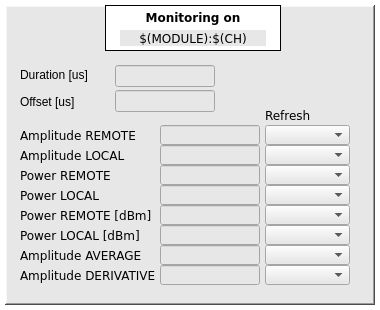
<?xml version="1.0" encoding="UTF-8"?>
<ui version="4.0">
 <class>MainWindow</class>
 <widget class="QMainWindow" name="MainWindow">
  <property name="geometry">
   <rect>
    <x>0</x>
    <y>0</y>
    <width>380</width>
    <height>310</height>
   </rect>
  </property>
  <property name="font">
   <font>
    <family>DejaVu Sans</family>
   </font>
  </property>
  <property name="windowTitle">
   <string>$(MODULE)</string>
  </property>
  <property name="styleSheet">
   <string notr="true">background-color: rgb(255, 255, 255);</string>
  </property>
  <property name="Title" stdset="0">
   <string>$(MODULE) monitoring</string>
  </property>
  <widget class="QWidget" name="centralwidget">
   <widget class="caFrame" name="caframe_6">
    <property name="geometry">
     <rect>
      <x>5</x>
      <y>5</y>
      <width>370</width>
      <height>300</height>
     </rect>
    </property>
    <property name="font">
     <font>
      <family>DejaVu Sans</family>
     </font>
    </property>
    <property name="styleSheet">
     <string notr="true">background-color: rgb(231, 231, 231);</string>
    </property>
    <property name="frameShape">
     <enum>QFrame::WinPanel</enum>
    </property>
    <property name="frameShadow">
     <enum>QFrame::Raised</enum>
    </property>
    <property name="lineWidth">
     <number>1</number>
    </property>
    <property name="midLineWidth">
     <number>1</number>
    </property>
    <property name="background">
     <color>
      <red>0</red>
      <green>0</green>
      <blue>0</blue>
     </color>
    </property>
    <property name="backgroundMode">
     <enum>caFrame::Filled</enum>
    </property>
    <widget class="QLabel" name="label_31">
     <property name="geometry">
      <rect>
       <x>100</x>
       <y>0</y>
       <width>176</width>
       <height>46</height>
      </rect>
     </property>
     <property name="font">
      <font>
       <family>DejaVu Sans</family>
       <weight>75</weight>
       <bold>true</bold>
      </font>
     </property>
     <property name="styleSheet">
      <string notr="true">background-color: rgb(255, 255, 255);</string>
     </property>
     <property name="frameShape">
      <enum>QFrame::Box</enum>
     </property>
     <property name="text">
      <string>Monitoring on</string>
     </property>
     <property name="alignment">
      <set>Qt::AlignHCenter|Qt::AlignTop</set>
     </property>
    </widget>
    <widget class="caLabel" name="calabel_2">
     <property name="geometry">
      <rect>
       <x>115</x>
       <y>25</y>
       <width>146</width>
       <height>16</height>
      </rect>
     </property>
     <property name="font">
      <font>
       <family>DejaVu Sans</family>
       <pointsize>9</pointsize>
      </font>
     </property>
     <property name="text">
      <string>$(MODULE):$(CH)</string>
     </property>
     <property name="alignment">
      <set>Qt::AlignCenter</set>
     </property>
     <property name="background">
      <color>
       <red>255</red>
       <green>255</green>
       <blue>255</blue>
      </color>
     </property>
    </widget>
    <widget class="caMenu" name="camenu_11">
     <property name="geometry">
      <rect>
       <x>260</x>
       <y>240</y>
       <width>85</width>
       <height>20</height>
      </rect>
     </property>
     <property name="font">
      <font>
       <family>DejaVu Sans</family>
       <pointsize>9</pointsize>
      </font>
     </property>
     <property name="channel" stdset="0">
      <string notr="true">$(MODULE):$(CH):amp_average_s.SCAN</string>
     </property>
    </widget>
    <widget class="caMenu" name="camenu_12">
     <property name="geometry">
      <rect>
       <x>260</x>
       <y>180</y>
       <width>85</width>
       <height>20</height>
      </rect>
     </property>
     <property name="font">
      <font>
       <family>DejaVu Sans</family>
       <pointsize>9</pointsize>
      </font>
     </property>
     <property name="channel" stdset="0">
      <string notr="true">$(MODULE):$(CH):power_local_s.SCAN</string>
     </property>
    </widget>
    <widget class="QLabel" name="label_55">
     <property name="geometry">
      <rect>
       <x>15</x>
       <y>180</y>
       <width>136</width>
       <height>20</height>
      </rect>
     </property>
     <property name="font">
      <font>
       <family>DejaVu Sans</family>
       <pointsize>9</pointsize>
      </font>
     </property>
     <property name="text">
      <string>Power LOCAL</string>
     </property>
     <property name="alignment">
      <set>Qt::AlignLeading|Qt::AlignLeft|Qt::AlignVCenter</set>
     </property>
    </widget>
    <widget class="caLineEdit" name="calineedit_11">
     <property name="geometry">
      <rect>
       <x>155</x>
       <y>220</y>
       <width>100</width>
       <height>20</height>
      </rect>
     </property>
     <property name="styleSheet">
      <string notr="true">caTextEntry,caLineEdit {background-color: rgba(255, 255, 255, 255); color: rgba(0, 0, 0, 255); border-radius: 1px;} caLineEdit {border: 0px; border-style:outset; padding: 0px 0px 0px 2px; border-color: rgba(0, 0, 0, 255) rgba(0, 0, 0, 255)  rgba(0, 0, 0, 255) rgba(0, 0, 0, 255);} caTextEntry { border: 2px; padding: 0px;} caTextEntry {border-style:inset; border-color: rgba(127, 127, 127, 255) rgba(255, 255, 255, 255)  rgba(255, 255, 255, 255) rgba(127, 127, 127, 255);} caTextEntry:focus {padding: 0px; border: 2px groove rgba(255, 0, 0, 255); border-radius: 1px;} </string>
     </property>
     <property name="alignment">
      <set>Qt::AlignRight|Qt::AlignTrailing|Qt::AlignVCenter</set>
     </property>
     <property name="channel" stdset="0">
      <string notr="true">$(MODULE):$(CH):power_local_s.PWR_DBM</string>
     </property>
     <property name="background">
      <color>
       <red>255</red>
       <green>255</green>
       <blue>255</blue>
      </color>
     </property>
     <property name="colorMode">
      <enum>caLineEdit::Static</enum>
     </property>
     <property name="precision">
      <number>3</number>
     </property>
     <property name="precisionMode">
      <enum>caLineEdit::User</enum>
     </property>
    </widget>
    <widget class="caMenu" name="camenu_15">
     <property name="geometry">
      <rect>
       <x>260</x>
       <y>140</y>
       <width>85</width>
       <height>20</height>
      </rect>
     </property>
     <property name="font">
      <font>
       <family>DejaVu Sans</family>
       <pointsize>9</pointsize>
      </font>
     </property>
     <property name="channel" stdset="0">
      <string notr="true">$(MODULE):$(CH):amplitude_s.SCAN</string>
     </property>
    </widget>
    <widget class="caLineEdit" name="calineedit_10">
     <property name="geometry">
      <rect>
       <x>155</x>
       <y>200</y>
       <width>100</width>
       <height>20</height>
      </rect>
     </property>
     <property name="styleSheet">
      <string notr="true">caTextEntry,caLineEdit {background-color: rgba(255, 255, 255, 255); color: rgba(0, 0, 0, 255); border-radius: 1px;} caLineEdit {border: 0px; border-style:outset; padding: 0px 0px 0px 2px; border-color: rgba(0, 0, 0, 255) rgba(0, 0, 0, 255)  rgba(0, 0, 0, 255) rgba(0, 0, 0, 255);} caTextEntry { border: 2px; padding: 0px;} caTextEntry {border-style:inset; border-color: rgba(127, 127, 127, 255) rgba(255, 255, 255, 255)  rgba(255, 255, 255, 255) rgba(127, 127, 127, 255);} caTextEntry:focus {padding: 0px; border: 2px groove rgba(255, 0, 0, 255); border-radius: 1px;} </string>
     </property>
     <property name="alignment">
      <set>Qt::AlignRight|Qt::AlignTrailing|Qt::AlignVCenter</set>
     </property>
     <property name="channel" stdset="0">
      <string notr="true">$(MODULE):$(CH):power_remote_s.PWR_DBM</string>
     </property>
     <property name="background">
      <color>
       <red>255</red>
       <green>255</green>
       <blue>255</blue>
      </color>
     </property>
     <property name="colorMode">
      <enum>caLineEdit::Static</enum>
     </property>
     <property name="precision">
      <number>3</number>
     </property>
     <property name="precisionMode">
      <enum>caLineEdit::User</enum>
     </property>
    </widget>
    <widget class="QLabel" name="label_47">
     <property name="geometry">
      <rect>
       <x>15</x>
       <y>140</y>
       <width>136</width>
       <height>20</height>
      </rect>
     </property>
     <property name="font">
      <font>
       <family>DejaVu Sans</family>
       <pointsize>9</pointsize>
      </font>
     </property>
     <property name="text">
      <string>Amplitude LOCAL</string>
     </property>
     <property name="alignment">
      <set>Qt::AlignLeading|Qt::AlignLeft|Qt::AlignVCenter</set>
     </property>
    </widget>
    <widget class="QLabel" name="label_61">
     <property name="geometry">
      <rect>
       <x>15</x>
       <y>220</y>
       <width>136</width>
       <height>20</height>
      </rect>
     </property>
     <property name="font">
      <font>
       <family>DejaVu Sans</family>
       <pointsize>9</pointsize>
      </font>
     </property>
     <property name="text">
      <string>Power LOCAL [dBm]</string>
     </property>
     <property name="alignment">
      <set>Qt::AlignLeading|Qt::AlignLeft|Qt::AlignVCenter</set>
     </property>
    </widget>
    <widget class="caLineEdit" name="calineedit_13">
     <property name="geometry">
      <rect>
       <x>155</x>
       <y>240</y>
       <width>100</width>
       <height>20</height>
      </rect>
     </property>
     <property name="styleSheet">
      <string notr="true">caTextEntry,caLineEdit {background-color: rgba(255, 255, 255, 255); color: rgba(0, 0, 0, 255); border-radius: 1px;} caLineEdit {border: 0px; border-style:outset; padding: 0px 0px 0px 2px; border-color: rgba(0, 0, 0, 255) rgba(0, 0, 0, 255)  rgba(0, 0, 0, 255) rgba(0, 0, 0, 255);} caTextEntry { border: 2px; padding: 0px;} caTextEntry {border-style:inset; border-color: rgba(127, 127, 127, 255) rgba(255, 255, 255, 255)  rgba(255, 255, 255, 255) rgba(127, 127, 127, 255);} caTextEntry:focus {padding: 0px; border: 2px groove rgba(255, 0, 0, 255); border-radius: 1px;} </string>
     </property>
     <property name="alignment">
      <set>Qt::AlignRight|Qt::AlignTrailing|Qt::AlignVCenter</set>
     </property>
     <property name="channel" stdset="0">
      <string notr="true">$(MODULE):$(CH):amp_average_s.AVERAGE</string>
     </property>
     <property name="background">
      <color>
       <red>255</red>
       <green>255</green>
       <blue>255</blue>
      </color>
     </property>
     <property name="colorMode">
      <enum>caLineEdit::Static</enum>
     </property>
     <property name="precision">
      <number>3</number>
     </property>
     <property name="precisionMode">
      <enum>caLineEdit::User</enum>
     </property>
    </widget>
    <widget class="caLineEdit" name="calineedit_14">
     <property name="geometry">
      <rect>
       <x>155</x>
       <y>180</y>
       <width>100</width>
       <height>20</height>
      </rect>
     </property>
     <property name="styleSheet">
      <string notr="true">caTextEntry,caLineEdit {background-color: rgba(255, 255, 255, 255); color: rgba(0, 0, 0, 255); border-radius: 1px;} caLineEdit {border: 0px; border-style:outset; padding: 0px 0px 0px 2px; border-color: rgba(0, 0, 0, 255) rgba(0, 0, 0, 255)  rgba(0, 0, 0, 255) rgba(0, 0, 0, 255);} caTextEntry { border: 2px; padding: 0px;} caTextEntry {border-style:inset; border-color: rgba(127, 127, 127, 255) rgba(255, 255, 255, 255)  rgba(255, 255, 255, 255) rgba(127, 127, 127, 255);} caTextEntry:focus {padding: 0px; border: 2px groove rgba(255, 0, 0, 255); border-radius: 1px;} </string>
     </property>
     <property name="alignment">
      <set>Qt::AlignRight|Qt::AlignTrailing|Qt::AlignVCenter</set>
     </property>
     <property name="channel" stdset="0">
      <string notr="true">$(MODULE):$(CH):power_local_s.POWER</string>
     </property>
     <property name="background">
      <color>
       <red>255</red>
       <green>255</green>
       <blue>255</blue>
      </color>
     </property>
     <property name="colorMode">
      <enum>caLineEdit::Static</enum>
     </property>
     <property name="precision">
      <number>3</number>
     </property>
     <property name="precisionMode">
      <enum>caLineEdit::User</enum>
     </property>
    </widget>
    <widget class="QLabel" name="label_58">
     <property name="geometry">
      <rect>
       <x>15</x>
       <y>200</y>
       <width>136</width>
       <height>20</height>
      </rect>
     </property>
     <property name="font">
      <font>
       <family>DejaVu Sans</family>
       <pointsize>9</pointsize>
      </font>
     </property>
     <property name="text">
      <string>Power REMOTE [dBm]</string>
     </property>
     <property name="alignment">
      <set>Qt::AlignLeading|Qt::AlignLeft|Qt::AlignVCenter</set>
     </property>
    </widget>
    <widget class="caLineEdit" name="calineedit_19">
     <property name="geometry">
      <rect>
       <x>155</x>
       <y>120</y>
       <width>100</width>
       <height>20</height>
      </rect>
     </property>
     <property name="styleSheet">
      <string notr="true">caTextEntry,caLineEdit {background-color: rgba(255, 255, 255, 255); color: rgba(0, 0, 0, 255); border-radius: 1px;} caLineEdit {border: 0px; border-style:outset; padding: 0px 0px 0px 2px; border-color: rgba(0, 0, 0, 255) rgba(0, 0, 0, 255)  rgba(0, 0, 0, 255) rgba(0, 0, 0, 255);} caTextEntry { border: 2px; padding: 0px;} caTextEntry {border-style:inset; border-color: rgba(127, 127, 127, 255) rgba(255, 255, 255, 255)  rgba(255, 255, 255, 255) rgba(127, 127, 127, 255);} caTextEntry:focus {padding: 0px; border: 2px groove rgba(255, 0, 0, 255); border-radius: 1px;} </string>
     </property>
     <property name="alignment">
      <set>Qt::AlignRight|Qt::AlignTrailing|Qt::AlignVCenter</set>
     </property>
     <property name="channel" stdset="0">
      <string notr="true">$(MODULE):$(CH):amplitude_s.AMP_REMOTE</string>
     </property>
     <property name="background">
      <color>
       <red>255</red>
       <green>255</green>
       <blue>255</blue>
      </color>
     </property>
     <property name="colorMode">
      <enum>caLineEdit::Static</enum>
     </property>
     <property name="precision">
      <number>3</number>
     </property>
     <property name="precisionMode">
      <enum>caLineEdit::User</enum>
     </property>
    </widget>
    <widget class="caMenu" name="camenu_20">
     <property name="geometry">
      <rect>
       <x>260</x>
       <y>260</y>
       <width>85</width>
       <height>20</height>
      </rect>
     </property>
     <property name="font">
      <font>
       <family>DejaVu Sans</family>
       <pointsize>9</pointsize>
      </font>
     </property>
     <property name="channel" stdset="0">
      <string notr="true">$(MODULE):$(CH):amp_derivative_s.SCAN</string>
     </property>
    </widget>
    <widget class="QLabel" name="label_49">
     <property name="geometry">
      <rect>
       <x>15</x>
       <y>240</y>
       <width>136</width>
       <height>20</height>
      </rect>
     </property>
     <property name="font">
      <font>
       <family>DejaVu Sans</family>
       <pointsize>9</pointsize>
      </font>
     </property>
     <property name="text">
      <string>Amplitude AVERAGE</string>
     </property>
     <property name="alignment">
      <set>Qt::AlignLeading|Qt::AlignLeft|Qt::AlignVCenter</set>
     </property>
    </widget>
    <widget class="caLineEdit" name="calineedit_3">
     <property name="geometry">
      <rect>
       <x>155</x>
       <y>140</y>
       <width>100</width>
       <height>20</height>
      </rect>
     </property>
     <property name="styleSheet">
      <string notr="true">caTextEntry,caLineEdit {background-color: rgba(255, 255, 255, 255); color: rgba(0, 0, 0, 255); border-radius: 1px;} caLineEdit {border: 0px; border-style:outset; padding: 0px 0px 0px 2px; border-color: rgba(0, 0, 0, 255) rgba(0, 0, 0, 255)  rgba(0, 0, 0, 255) rgba(0, 0, 0, 255);} caTextEntry { border: 2px; padding: 0px;} caTextEntry {border-style:inset; border-color: rgba(127, 127, 127, 255) rgba(255, 255, 255, 255)  rgba(255, 255, 255, 255) rgba(127, 127, 127, 255);} caTextEntry:focus {padding: 0px; border: 2px groove rgba(255, 0, 0, 255); border-radius: 1px;} </string>
     </property>
     <property name="alignment">
      <set>Qt::AlignRight|Qt::AlignTrailing|Qt::AlignVCenter</set>
     </property>
     <property name="channel" stdset="0">
      <string notr="true">$(MODULE):$(CH):amplitude_s.AMP_LOCAL</string>
     </property>
     <property name="background">
      <color>
       <red>255</red>
       <green>255</green>
       <blue>255</blue>
      </color>
     </property>
     <property name="colorMode">
      <enum>caLineEdit::Static</enum>
     </property>
     <property name="precision">
      <number>3</number>
     </property>
     <property name="precisionMode">
      <enum>caLineEdit::User</enum>
     </property>
    </widget>
    <widget class="QLabel" name="label_54">
     <property name="geometry">
      <rect>
       <x>15</x>
       <y>160</y>
       <width>136</width>
       <height>20</height>
      </rect>
     </property>
     <property name="font">
      <font>
       <family>DejaVu Sans</family>
       <pointsize>9</pointsize>
      </font>
     </property>
     <property name="text">
      <string>Power REMOTE</string>
     </property>
     <property name="alignment">
      <set>Qt::AlignLeading|Qt::AlignLeft|Qt::AlignVCenter</set>
     </property>
    </widget>
    <widget class="caMenu" name="camenu_16">
     <property name="geometry">
      <rect>
       <x>260</x>
       <y>220</y>
       <width>85</width>
       <height>20</height>
      </rect>
     </property>
     <property name="font">
      <font>
       <family>DejaVu Sans</family>
       <pointsize>9</pointsize>
      </font>
     </property>
     <property name="channel" stdset="0">
      <string notr="true">$(MODULE):$(CH):power_local_s.SCAN</string>
     </property>
    </widget>
    <widget class="QLabel" name="label_59">
     <property name="geometry">
      <rect>
       <x>15</x>
       <y>260</y>
       <width>136</width>
       <height>20</height>
      </rect>
     </property>
     <property name="font">
      <font>
       <family>DejaVu Sans</family>
       <pointsize>9</pointsize>
      </font>
     </property>
     <property name="text">
      <string>Amplitude DERIVATIVE</string>
     </property>
     <property name="alignment">
      <set>Qt::AlignLeading|Qt::AlignLeft|Qt::AlignVCenter</set>
     </property>
    </widget>
    <widget class="QLabel" name="label_53">
     <property name="geometry">
      <rect>
       <x>260</x>
       <y>100</y>
       <width>76</width>
       <height>20</height>
      </rect>
     </property>
     <property name="font">
      <font>
       <family>DejaVu Sans</family>
       <pointsize>9</pointsize>
      </font>
     </property>
     <property name="text">
      <string>Refresh</string>
     </property>
     <property name="alignment">
      <set>Qt::AlignLeading|Qt::AlignLeft|Qt::AlignVCenter</set>
     </property>
    </widget>
    <widget class="caMenu" name="camenu_18">
     <property name="geometry">
      <rect>
       <x>260</x>
       <y>200</y>
       <width>85</width>
       <height>20</height>
      </rect>
     </property>
     <property name="font">
      <font>
       <family>DejaVu Sans</family>
       <pointsize>9</pointsize>
      </font>
     </property>
     <property name="channel" stdset="0">
      <string notr="true">$(MODULE):$(CH):power_remote_s.SCAN</string>
     </property>
    </widget>
    <widget class="caMenu" name="camenu_19">
     <property name="geometry">
      <rect>
       <x>260</x>
       <y>160</y>
       <width>85</width>
       <height>20</height>
      </rect>
     </property>
     <property name="font">
      <font>
       <family>DejaVu Sans</family>
       <pointsize>9</pointsize>
      </font>
     </property>
     <property name="channel" stdset="0">
      <string notr="true">$(MODULE):$(CH):power_remote_s.SCAN</string>
     </property>
    </widget>
    <widget class="caMenu" name="camenu_4">
     <property name="geometry">
      <rect>
       <x>260</x>
       <y>120</y>
       <width>85</width>
       <height>20</height>
      </rect>
     </property>
     <property name="font">
      <font>
       <family>DejaVu Sans</family>
       <pointsize>9</pointsize>
      </font>
     </property>
     <property name="channel" stdset="0">
      <string notr="true">$(MODULE):$(CH):amplitude_s.SCAN</string>
     </property>
    </widget>
    <widget class="QLabel" name="label_57">
     <property name="geometry">
      <rect>
       <x>15</x>
       <y>120</y>
       <width>136</width>
       <height>20</height>
      </rect>
     </property>
     <property name="font">
      <font>
       <family>DejaVu Sans</family>
       <pointsize>9</pointsize>
      </font>
     </property>
     <property name="text">
      <string>Amplitude REMOTE</string>
     </property>
     <property name="alignment">
      <set>Qt::AlignLeading|Qt::AlignLeft|Qt::AlignVCenter</set>
     </property>
    </widget>
    <widget class="caLineEdit" name="calineedit_16">
     <property name="geometry">
      <rect>
       <x>155</x>
       <y>160</y>
       <width>100</width>
       <height>20</height>
      </rect>
     </property>
     <property name="styleSheet">
      <string notr="true">caTextEntry,caLineEdit {background-color: rgba(255, 255, 255, 255); color: rgba(0, 0, 0, 255); border-radius: 1px;} caLineEdit {border: 0px; border-style:outset; padding: 0px 0px 0px 2px; border-color: rgba(0, 0, 0, 255) rgba(0, 0, 0, 255)  rgba(0, 0, 0, 255) rgba(0, 0, 0, 255);} caTextEntry { border: 2px; padding: 0px;} caTextEntry {border-style:inset; border-color: rgba(127, 127, 127, 255) rgba(255, 255, 255, 255)  rgba(255, 255, 255, 255) rgba(127, 127, 127, 255);} caTextEntry:focus {padding: 0px; border: 2px groove rgba(255, 0, 0, 255); border-radius: 1px;} </string>
     </property>
     <property name="alignment">
      <set>Qt::AlignRight|Qt::AlignTrailing|Qt::AlignVCenter</set>
     </property>
     <property name="channel" stdset="0">
      <string notr="true">$(MODULE):$(CH):power_remote_s.POWER</string>
     </property>
     <property name="background">
      <color>
       <red>255</red>
       <green>255</green>
       <blue>255</blue>
      </color>
     </property>
     <property name="colorMode">
      <enum>caLineEdit::Static</enum>
     </property>
     <property name="precision">
      <number>3</number>
     </property>
     <property name="precisionMode">
      <enum>caLineEdit::User</enum>
     </property>
    </widget>
    <widget class="caLineEdit" name="calineedit_12">
     <property name="geometry">
      <rect>
       <x>155</x>
       <y>260</y>
       <width>100</width>
       <height>20</height>
      </rect>
     </property>
     <property name="styleSheet">
      <string notr="true">caTextEntry,caLineEdit {background-color: rgba(255, 255, 255, 255); color: rgba(0, 0, 0, 255); border-radius: 1px;} caLineEdit {border: 0px; border-style:outset; padding: 0px 0px 0px 2px; border-color: rgba(0, 0, 0, 255) rgba(0, 0, 0, 255)  rgba(0, 0, 0, 255) rgba(0, 0, 0, 255);} caTextEntry { border: 2px; padding: 0px;} caTextEntry {border-style:inset; border-color: rgba(127, 127, 127, 255) rgba(255, 255, 255, 255)  rgba(255, 255, 255, 255) rgba(127, 127, 127, 255);} caTextEntry:focus {padding: 0px; border: 2px groove rgba(255, 0, 0, 255); border-radius: 1px;} </string>
     </property>
     <property name="alignment">
      <set>Qt::AlignRight|Qt::AlignTrailing|Qt::AlignVCenter</set>
     </property>
     <property name="channel" stdset="0">
      <string notr="true">$(MODULE):$(CH):amp_derivative_s.DERIVATIVE</string>
     </property>
     <property name="background">
      <color>
       <red>255</red>
       <green>255</green>
       <blue>255</blue>
      </color>
     </property>
     <property name="colorMode">
      <enum>caLineEdit::Static</enum>
     </property>
     <property name="precision">
      <number>3</number>
     </property>
     <property name="precisionMode">
      <enum>caLineEdit::User</enum>
     </property>
    </widget>
    <widget class="QLabel" name="label">
     <property name="geometry">
      <rect>
       <x>15</x>
       <y>59</y>
       <width>91</width>
       <height>21</height>
      </rect>
     </property>
     <property name="text">
      <string>Duration [us]</string>
     </property>
    </widget>
    <widget class="caTextEntry" name="catextentry_2">
     <property name="geometry">
      <rect>
       <x>110</x>
       <y>85</y>
       <width>100</width>
       <height>22</height>
      </rect>
     </property>
     <property name="alignment">
      <set>Qt::AlignRight|Qt::AlignTrailing|Qt::AlignVCenter</set>
     </property>
     <property name="channel" stdset="0">
      <string notr="true">$(MODULE):signals:$(CH):offset</string>
     </property>
     <property name="foreground">
      <color>
       <red>170</red>
       <green>0</green>
       <blue>0</blue>
      </color>
     </property>
     <property name="background">
      <color>
       <red>255</red>
       <green>255</green>
       <blue>127</blue>
      </color>
     </property>
     <property name="colorMode">
      <enum>caLineEdit::Static</enum>
     </property>
     <property name="precision">
      <number>3</number>
     </property>
     <property name="precisionMode">
      <enum>caLineEdit::User</enum>
     </property>
    </widget>
    <widget class="QLabel" name="label_2">
     <property name="geometry">
      <rect>
       <x>15</x>
       <y>84</y>
       <width>86</width>
       <height>26</height>
      </rect>
     </property>
     <property name="text">
      <string>Offset [us]</string>
     </property>
    </widget>
    <widget class="caTextEntry" name="catextentry">
     <property name="geometry">
      <rect>
       <x>110</x>
       <y>60</y>
       <width>100</width>
       <height>22</height>
      </rect>
     </property>
     <property name="alignment">
      <set>Qt::AlignRight|Qt::AlignTrailing|Qt::AlignVCenter</set>
     </property>
     <property name="channel" stdset="0">
      <string notr="true">$(MODULE):signals:$(CH):avg_dur</string>
     </property>
     <property name="foreground">
      <color>
       <red>170</red>
       <green>0</green>
       <blue>0</blue>
      </color>
     </property>
     <property name="background">
      <color>
       <red>255</red>
       <green>255</green>
       <blue>127</blue>
      </color>
     </property>
     <property name="colorMode">
      <enum>caLineEdit::Static</enum>
     </property>
     <property name="precision">
      <number>3</number>
     </property>
     <property name="precisionMode">
      <enum>caLineEdit::User</enum>
     </property>
    </widget>
   </widget>
  </widget>
 </widget>
 <customwidgets>
  <customwidget>
   <class>caMenu</class>
   <extends>QComboBox</extends>
   <header>caMenu</header>
  </customwidget>
  <customwidget>
   <class>caTextEntry</class>
   <extends>caLineEdit</extends>
   <header>caTextEntry</header>
  </customwidget>
  <customwidget>
   <class>caFrame</class>
   <extends>QFrame</extends>
   <header>caFrame</header>
   <container>1</container>
  </customwidget>
  <customwidget>
   <class>caLabel</class>
   <extends>QLabel</extends>
   <header>caLabel</header>
  </customwidget>
  <customwidget>
   <class>caLineEdit</class>
   <extends>QLineEdit</extends>
   <header>caLineEdit</header>
  </customwidget>
 </customwidgets>
 <resources/>
 <connections/>
 <designerdata>
  <property name="gridDeltaX">
   <number>5</number>
  </property>
  <property name="gridDeltaY">
   <number>5</number>
  </property>
  <property name="gridSnapX">
   <bool>true</bool>
  </property>
  <property name="gridSnapY">
   <bool>true</bool>
  </property>
  <property name="gridVisible">
   <bool>true</bool>
  </property>
 </designerdata>
</ui>
